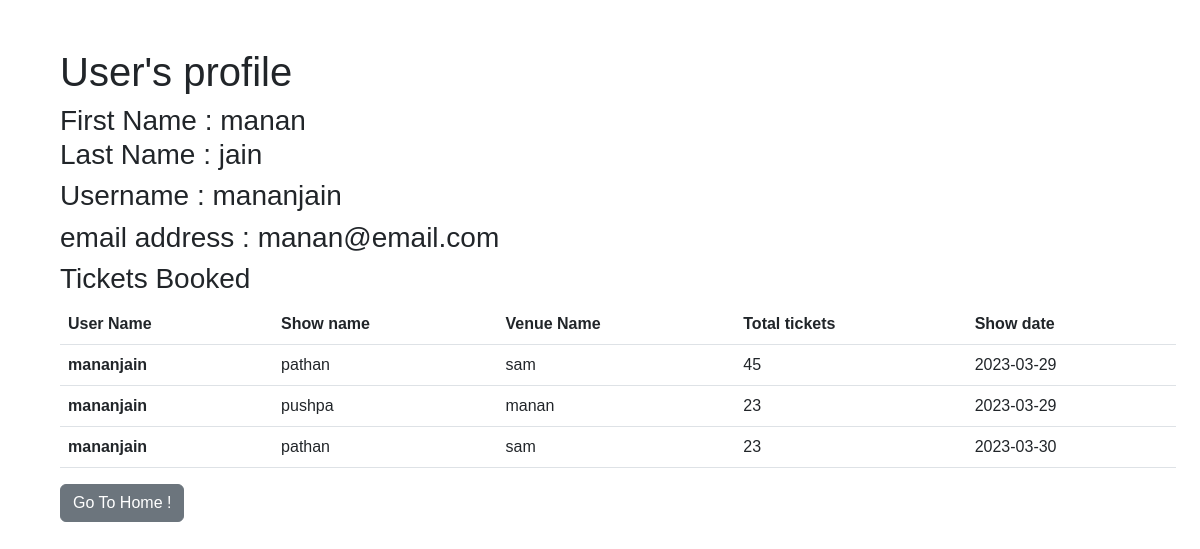
The page /user_profile (signed in) on the database as committed earlier.
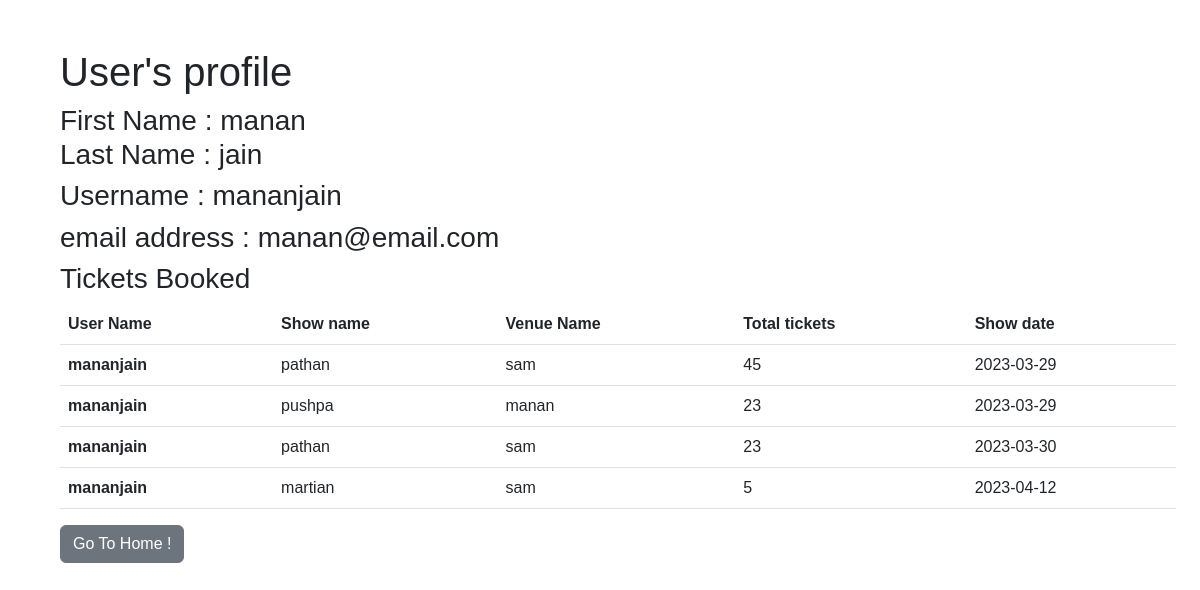
The same page on the database as committed later.
### app/models/models.py (models this page shows, shortened)
class TicketsBooked(db.Model):
    __tablename__ = "ticket_booked"
    booking_id = db.Column(db.Integer, primary_key=True, autoincrement=True)
    username = db.Column(db.String, db.ForeignKey(
        'user.username'), nullable=False)
    showname = db.Column(db.String, db.ForeignKey(
        'shows.show_name'), nullable=False)
    venuename = db.Column(db.String, db.ForeignKey(
        'venues.venue_name'), nullable=False)
    totalticket = db.Column(db.Integer, nullable=False)
    reservation_date = db.Column(DATE(storage_format="%(day)02d/%(month)02d/%(year)04d",
                                      regexp=re.compile("(?P<day>\d+)/(?P<month>\d+)/(?P<year>\d+)")))
    venue = db.relationship(
        'Venues', backref=db.backref('ticket_booked', lazy=True))
    show = db.relationship(
        'Shows', backref=db.backref('ticket_booked', lazy=True))
    user = db.relationship(
        'User', backref=db.backref('ticket_booked', lazy=True))

### app/controllers/users/controllers.py (the view)
@controllers.route("/user_profile", methods=['GET', 'POST'])
@login_required
def get_user_profile():
    userdata = {
        "username": current_user.username,
        "first_name": current_user.first_name,
        "last_name": current_user.last_name,
        "email": current_user.email
    }
    tickets_booked = TicketsBooked.query.filter_by(username=current_user.username)
    return render_template("user/login_n_signup/user_profile.html.jinja2", user=userdata, tickets_booked=tickets_booked)

### app/controllers/auth.py (called while the page is built)
@login_manager.user_loader
def load_user(user_id):
    return User.query.get(int(user_id))

### app/templates/user/login_n_signup/user_profile.html.jinja2
{% extends "user/base.html.jinja2" %}
{% block content %}
    <div class="container m-5">
        <h1>User's profile</h1>
        <h3>
            First Name : {{user.first_name}}
            <br />
            Last Name : {{user.last_name}}
        </h3>
        <h3>
            Username : {{user.username}}
        </h3>
        <h3>
            email address : {{user.email}}
        </h3>
        <h3>
            Tickets Booked
        </h3>
        <div>
            <table class="table">
            <thead>
                <tr>
                    <th scope="col">User Name</th>
                    <th scope="col">Show name</th>
                    <th scope="col">Venue Name</th>
                    <th scope="col">Total tickets</th>
                    <th scope="col">Show date</th>
                </tr>
            </thead>
            <tbody>
                {% for booking in tickets_booked %}
                <tr>
                    <th scope="row">{{booking.username}}</th>
                    <td>{{booking.showname}}</td>
                    <td>{{booking.venuename}}</td>
                    <td>{{booking.totalticket}}</td>
                    <td>{{booking.reservation_date}}</td>
                </tr>
                {% endfor %}
            </tbody>
        </table>
        </div>
        <a href="/" class="btn btn-secondary">Go To Home !</a>
    </div>
{% endblock content %}

Rows that differ between the two databases and show on the page:
added TicketsBooked: username "mananjain", showname "martian", venuename "sam", totalticket "5", reservation_date "2023-04-12"
